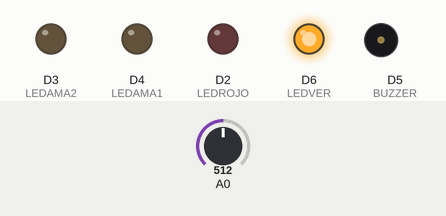
This sketch was run on a simulated ESP8266 (NodeMCU). On the bench: output pins drawn as LEDs (lit = HIGH), buzzer (waves = sounding). Inputs (shaded band) come from the test bench; at power-on: A0 = 512. WiFi joins after 1.5 s; servers stay silent unless stated; what the sketch prints to the serial monitor is not drawn.

Above: at 5.6 s.
6.8 s: A0 set to 460
8.3 s: A0 set to 441
At 10.2 s:
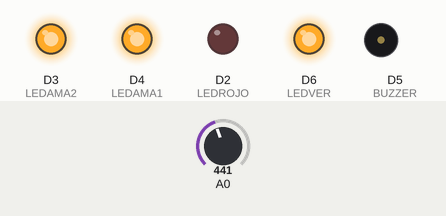
10.7 s: A0 set to 511
At 12.1 s:
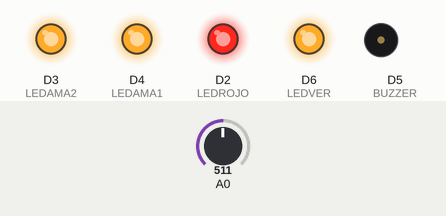
13.0 s: A0 set to 240
At 15.1 s:
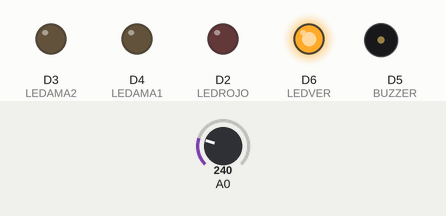
Timing chart, 0 to 16.3 s (numbered marks = the images above; inputs shaded):
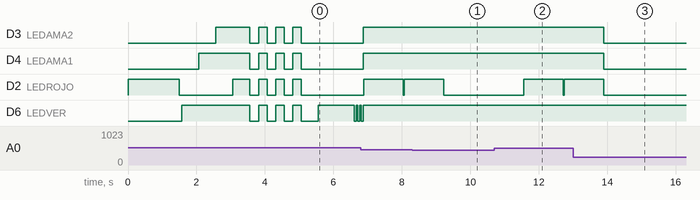

The sketch:

NodeMCUProyectoGasLP__1_.ino
```cpp
//------------------------------------------------------------
// PROYECTO NODEMCU
//------------------------------------------------------------

// Detector de gas natural y lep (sensor mq5)
// Aviso por sonido y led
// Conexión por IoT

//------------------------------------------------------------
// PandaGuard - Febrero 2021
//------------------------------------------------------------

//------------------------------------------------------------
//   Librerias
//------------------------------------------------------------
#include <ESP8266WiFi.h>
#include "FirebaseArduino.h"

//------------------------------------------------------------
//   Firebase
//------------------------------------------------------------
#define FIREBASE_HOST "casa01-fc56a-default-rtdb.firebaseio.com" // databaseUrl SIN https://
#define FIREBASE_AUTH "ArH6EQVGtVofNdEHmCWoCwaxdcbGrY0NRkhUYKCL" // el secreto de la base

//------------------------------------------------------------
//   WiFi Credenciales
//------------------------------------------------------------
#define WIFI_SSID "PANDITA"    // nombre de la red wifi
#define WIFI_PASSWORD "274326638"   // contraseña de la red wifi


/*************************************************

   Public Constants

 *************************************************/

#define NOTE_B0  31
#define NOTE_C1  33
#define NOTE_CS1 35
#define NOTE_D1  37
#define NOTE_DS1 39
#define NOTE_E1  41
#define NOTE_F1  44
#define NOTE_FS1 46
#define NOTE_G1  49
#define NOTE_GS1 52
#define NOTE_A1  55
#define NOTE_AS1 58
#define NOTE_B1  62
#define NOTE_C2  65
#define NOTE_CS2 69
#define NOTE_D2  73
#define NOTE_DS2 78
#define NOTE_E2  82
#define NOTE_F2  87
#define NOTE_FS2 93
#define NOTE_G2  98
#define NOTE_GS2 104
#define NOTE_A2  110
#define NOTE_AS2 117
#define NOTE_B2  123
#define NOTE_C3  131
#define NOTE_CS3 139
#define NOTE_D3  147
#define NOTE_DS3 156
#define NOTE_E3  165
#define NOTE_F3  175
#define NOTE_FS3 185
#define NOTE_G3  196
#define NOTE_GS3 208
#define NOTE_A3  220
#define NOTE_AS3 233
#define NOTE_B3  247
#define NOTE_C4  262
#define NOTE_CS4 277
#define NOTE_D4  294
#define NOTE_DS4 311
#define NOTE_E4  330
#define NOTE_F4  349
#define NOTE_FS4 370
#define NOTE_G4  392
#define NOTE_GS4 415
#define NOTE_A4  440
#define NOTE_AS4 466
#define NOTE_B4  494
#define NOTE_C5  523
#define NOTE_CS5 554
#define NOTE_D5  587
#define NOTE_DS5 622
#define NOTE_E5  659
#define NOTE_F5  698
#define NOTE_FS5 740
#define NOTE_G5  784
#define NOTE_GS5 831
#define NOTE_A5  880
#define NOTE_AS5 932
#define NOTE_B5  988
#define NOTE_C6  1047
#define NOTE_CS6 1109
#define NOTE_D6  1175
#define NOTE_DS6 1245
#define NOTE_E6  1319
#define NOTE_F6  1397
#define NOTE_FS6 1480
#define NOTE_G6  1568
#define NOTE_GS6 1661
#define NOTE_A6  1760
#define NOTE_AS6 1865
#define NOTE_B6  1976
#define NOTE_C7  2093
#define NOTE_CS7 2217
#define NOTE_D7  2349
#define NOTE_DS7 2489
#define NOTE_E7  2637
#define NOTE_F7  2794
#define NOTE_FS7 2960
#define NOTE_G7  3136
#define NOTE_GS7 3322
#define NOTE_A7  3520
#define NOTE_AS7 3729
#define NOTE_B7  3951
#define NOTE_C8  4186
#define NOTE_CS8 4435
#define NOTE_D8  4699
#define NOTE_DS8 4978
#define REST      0

// change this to make the song slower or faster
int tempo = 250;

/*************************************************

   Public Constants

 *************************************************/

const byte BUZZER = D5;
const byte LEDROJO = D2;
const byte LEDAMA1 = D4;
const byte LEDAMA2 = D3;
const byte LEDVER = D6;
const byte MAX_INICIO = 250;
bool bEstadoLed = true;
int iValorSensor = 0;
int iSumaSensor = 0;
unsigned long lTiempoEsperaFlash = 0;
unsigned long lTiempoEsperaSensor = 0;
byte byCiclos = 0;
String alarma;

int rangoColorSensorMQ2[] = {150, 250, 350, 450};

int melody[] = {

  // Super Mario Bros theme
  // Score available at https://musescore.com/user/2123/scores/2145
  // Theme by Koji Kondo


  NOTE_E5, 8, NOTE_E5, 8, REST, 8, NOTE_E5, 8, REST, 8, NOTE_C5, 8, NOTE_E5, 8, //1
  NOTE_G5, 4, REST, 4, NOTE_G4, 8, REST, 4,

};

// sizeof gives the number of bytes, each int value is composed of two bytes (16 bits)
// there are two values per note (pitch and duration), so for each note there are four bytes
int notes = sizeof(melody) / sizeof(melody[0]) / 2;

// this calculates the duration of a whole note in ms
int wholenote = (60000 * 4) / tempo;

int divider = 0, noteDuration = 0;


void setup() {
  Serial.begin(9600); // velocidad
  // connect to wifi.
  WiFi.begin(WIFI_SSID, WIFI_PASSWORD);

  pinMode(LEDROJO, OUTPUT);
  pinMode(LEDAMA1, OUTPUT);
  pinMode(LEDAMA2, OUTPUT);
  pinMode(LEDVER, OUTPUT);
  pinMode(BUZZER, OUTPUT);

  while (WiFi.status() != WL_CONNECTED) {
    Serial.print(".");
    digitalWrite(LEDROJO, HIGH);
    delay(500);
    digitalWrite(LEDROJO, LOW);
  }
  Serial.println();
  Serial.print("conectado !! ");

  Serial.println(WiFi.localIP());
  Firebase.begin(FIREBASE_HOST, FIREBASE_AUTH);


  //--------------------------------------------------
  // Aviso de inicio de programa

  Serial.println("-----------------------------");
  Serial.println("SENSOR DE GAS - INICIALIZANDO");
  Serial.println("-----------------------------");
  AvisoInicioPrograma();
  lTiempoEsperaFlash = millis() + 1000;
  lTiempoEsperaSensor = millis() + 1000;
  digitalWrite(LEDVER, HIGH);
}

void loop() {

  if (Firebase.failed()) {
    Serial.print("Error en conexion de firebase:");
    Serial.println(Firebase.error());
    digitalWrite(LEDROJO, HIGH);
    digitalWrite(LEDAMA1, LOW);
    digitalWrite(LEDAMA2, LOW);
    digitalWrite(LEDVER, LOW);
    delay(1000);
  }

  if (WiFi.status() != WL_CONNECTED)
  {
    Serial.println("Error en conexion de red");
    digitalWrite(LEDROJO, HIGH);
    digitalWrite(LEDAMA1, LOW);
    digitalWrite(LEDAMA2, LOW);
    digitalWrite(LEDVER, LOW);
    delay(500);
    digitalWrite(LEDROJO, LOW);
    delay(500);
  }
  else
  {
    if (millis() > (lTiempoEsperaFlash))
    {
      FlashLedAviso();
      lTiempoEsperaFlash = millis() + 30000; // Destello cada 30 segundos
    }

    if (millis() > lTiempoEsperaSensor)
    {
      if (byCiclos < 5)
      {
        iValorSensor = iValorSensor + analogRead(A0);
        //Serial.println(analogRead(A0));
        byCiclos++;
      }
      else
      {
        iValorSensor = iValorSensor / 5;
        Serial.print("Sensor MQ-2: ");
        Serial.println(iValorSensor);

        if (iValorSensor > rangoColorSensorMQ2[0])
        {
          Serial.println("Alerta Nivel 0");
          digitalWrite(LEDVER, HIGH);
          digitalWrite(LEDAMA1, LOW);
          digitalWrite(LEDAMA2, LOW);
          digitalWrite(LEDROJO, LOW);
          if (iValorSensor > rangoColorSensorMQ2[1])
          {
            Serial.println("Alerta Nivel 1");
            digitalWrite(LEDAMA1, HIGH);
            digitalWrite(LEDAMA2, LOW);
            digitalWrite(LEDROJO, LOW);

            if (iValorSensor > rangoColorSensorMQ2[2])
            {
              Serial.println("Alerta Nivel 2");
              digitalWrite(LEDAMA2, HIGH);
              digitalWrite(LEDROJO, LOW);
              if (iValorSensor > rangoColorSensorMQ2[3])
              {
                Serial.println("Alerta Nivel 3");
                digitalWrite(LEDROJO, HIGH);
                Firebase.setString("/casa1/alarma", "ON");
              }
              else
              {
                digitalWrite(LEDROJO, LOW);
                Firebase.setString("/casa1/alarma", "OFF");
              }
            }
            else
            {
              digitalWrite(LEDAMA2, LOW);
              digitalWrite(LEDROJO, LOW);
            }
          }
          else
          {
            digitalWrite(LEDAMA1, LOW);
            digitalWrite(LEDAMA2, LOW);
            digitalWrite(LEDROJO, LOW);
          }
        }
        else
        {
          digitalWrite(LEDVER, LOW);
          digitalWrite(LEDAMA1, LOW);
          digitalWrite(LEDAMA2, LOW);
          digitalWrite(LEDROJO, LOW);
        }

        byCiclos = 0;
        iValorSensor = 0;
        lTiempoEsperaSensor = millis() + 1000;  // Muestra el resultado cada 1.5 segundos
      }

    }
  }
}


void AvisoInicioPrograma()
{
  digitalWrite(LEDVER, LOW);
  digitalWrite(LEDAMA1, LOW);
  digitalWrite(LEDAMA2, LOW);
  digitalWrite(LEDROJO, LOW);

  digitalWrite(LEDVER, HIGH);
  delay(500);
  digitalWrite(LEDAMA1, HIGH);
  delay(500);
  digitalWrite(LEDAMA2, HIGH);
  delay(500);
  digitalWrite(LEDROJO, HIGH);
  delay(500);

  for (byte i = 0; i <= 2; i++)
  {
    digitalWrite(LEDVER, LOW);
    digitalWrite(LEDAMA1, LOW);
    digitalWrite(LEDAMA2, LOW);
    digitalWrite(LEDROJO, LOW);
    delay(250);
    digitalWrite(LEDVER, HIGH);
    digitalWrite(LEDAMA1, HIGH);
    digitalWrite(LEDAMA2, HIGH);
    digitalWrite(LEDROJO, HIGH);
    delay(250);
  }
  digitalWrite(LEDVER, LOW);
  digitalWrite(LEDAMA1, LOW);
  digitalWrite(LEDAMA2, LOW);
  digitalWrite(LEDROJO, LOW);
  delay(500);

  tone(BUZZER,200,200);
  noTone(BUZZER);
  tone(BUZZER,400,200);
  noTone(BUZZER);
  tone(BUZZER,600,200);
  noTone(BUZZER);
  /*
     for (int thisNote = 0; thisNote < notes * 2; thisNote = thisNote + 2) {

      // calculates the duration of each note
      divider = melody[thisNote + 1];
      if (divider > 0) {
        // regular note, just proceed
        noteDuration = (wholenote) / divider;
      } else if (divider < 0) {
        // dotted notes are represented with negative durations!!
        noteDuration = (wholenote) / abs(divider);
        noteDuration *= 1.5; // increases the duration in half for dotted notes
      }

      // we only play the note for 90% of the duration, leaving 10% as a pause
      tone(BUZZER, melody[thisNote], noteDuration * 0.9);

      // Wait for the specief duration before playing the next note.
      delay(noteDuration);

      // stop the waveform generation before the next note.
      noTone(BUZZER);
    }

  */
}

void FlashLedAviso()
{
  for (byte i = 0; i <= 2; i++)
  {
    digitalWrite(LEDVER, HIGH);
    delay(50);
    digitalWrite(LEDVER, LOW);
    delay(50);
  }


}
```

Measured:
- the behaviour switches between 451 and 450 on A0 (found by bisection; images 0 and 1)
- after the input at 8.3 s, D2 (LEDROJO): goes on until 9.2 s, then stays LOW
- after the input at 10.7 s, D2 (LEDROJO): LOW → HIGH after 0.86 s, → LOW 1.2 s later, → HIGH 0.02 s later
- after the input at 13.0 s, D3 (LEDAMA2), D4 (LEDAMA1): HIGH → LOW after 0.89 s; D2 (LEDROJO): goes on until 13.9 s, then stays LOW
